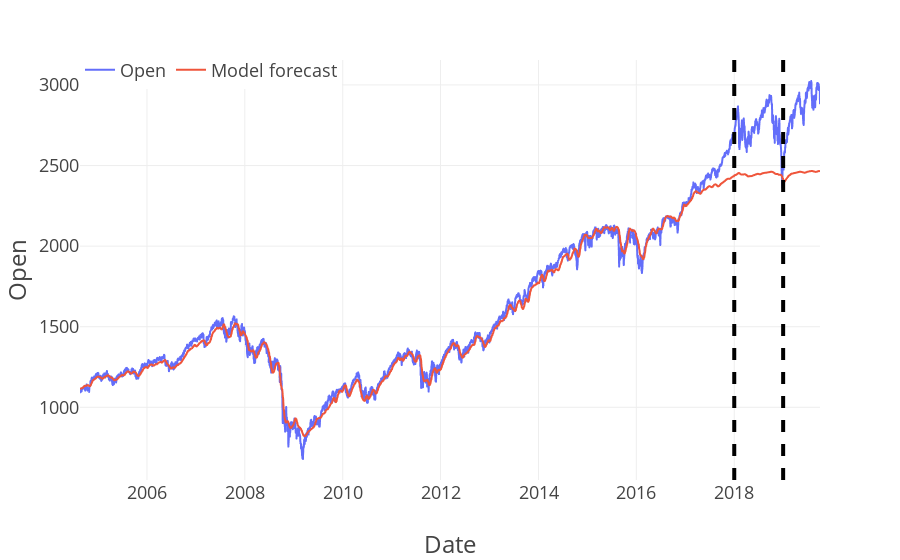

Write notebook code for a chart like this one.
### Code cell
fig = px.line(df_out, labels={'value': "Open", 'created_at': 'Date'})
fig.add_vline(x=val_start, line_width=4, line_dash="dash")
fig.add_vline(x=test_start, line_width=4, line_dash="dash")
# fig.add_annotation(xref="paper", x=0.75, yref="paper", y=0.8, text="Test set start", showarrow=False)
fig.update_layout(
  template=plot_template, legend=dict(orientation='h', y=1.02, title_text="")
)
fig.show()

### Figure 1 — Plotly figure (JSON) as saved in the notebook; plotly's stock layout.template omitted (floating-point values rounded to 4 significant figures; data arrays with more than 128 entries replaced by an {"elided": "..."} marker saying what was removed)
{"data": [{"hovertemplate": "variable=Open<br>Date=%{x}<br>Open=%{y}<extra></extra>", "legendgroup": "Open", "line": {"color": "#636efa", "dash": "solid"}, "marker": {"symbol": "circle"}, "mode": "lines", "name": "Open", "showlegend": true, "type": "scattergl", "x": {"elided": "3808 str values"}, "xaxis": "x", "y": {"elided": "3808 float values"}, "yaxis": "y"}, {"hovertemplate": "variable=Model forecast<br>Date=%{x}<br>Open=%{y}<extra></extra>", "legendgroup": "Model forecast", "line": {"color": "#EF553B", "dash": "solid"}, "marker": {"symbol": "circle"}, "mode": "lines", "name": "Model forecast", "showlegend": true, "type": "scattergl", "x": {"elided": "3808 str values"}, "xaxis": "x", "y": {"elided": "3808 float values"}, "yaxis": "y"}], "layout": {"legend": {"orientation": "h", "title": {"text": ""}, "tracegroupgap": 0, "y": 1.02}, "margin": {"t": 60}, "shapes": [{"line": {"dash": "dash", "width": 4}, "type": "line", "x0": "2018-01-01", "x1": "2018-01-01", "xref": "x", "y0": 0, "y1": 1, "yref": "y domain"}, {"line": {"dash": "dash", "width": 4}, "type": "line", "x0": "2019-01-01", "x1": "2019-01-01", "xref": "x", "y0": 0, "y1": 1, "yref": "y domain"}], "xaxis": {"anchor": "y", "domain": [0, 1], "title": {"text": "Date"}}, "yaxis": {"anchor": "x", "domain": [0, 1], "title": {"text": "Open"}}}}
